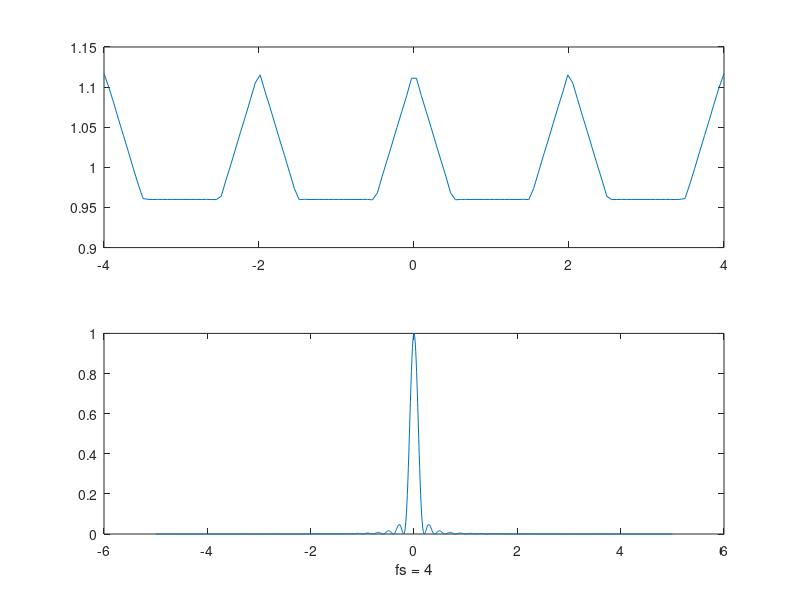
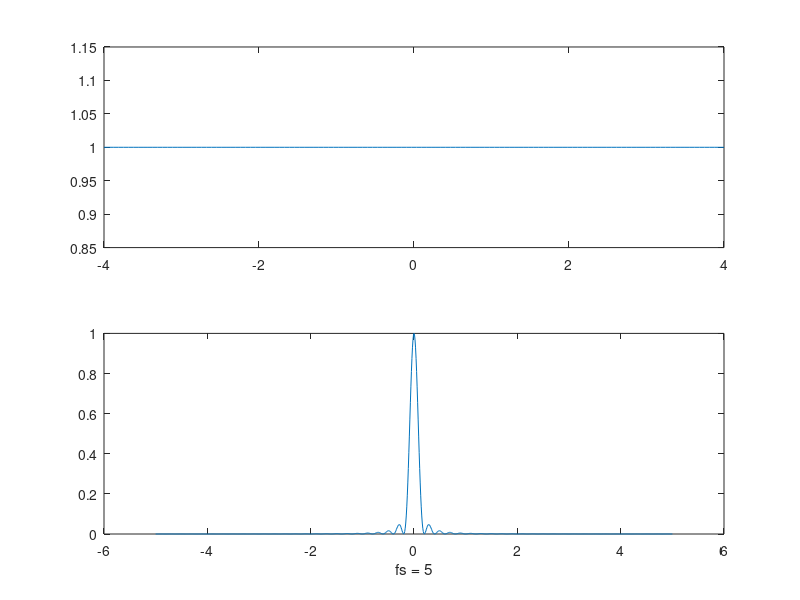
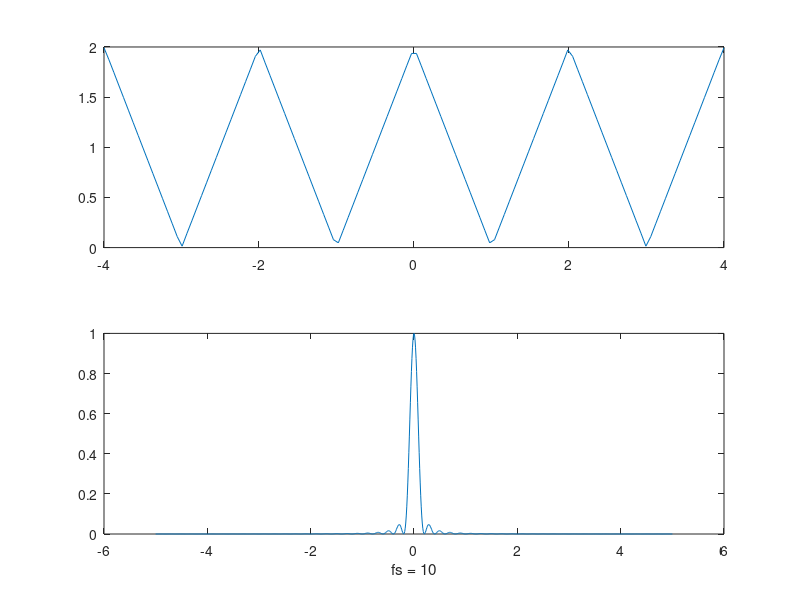
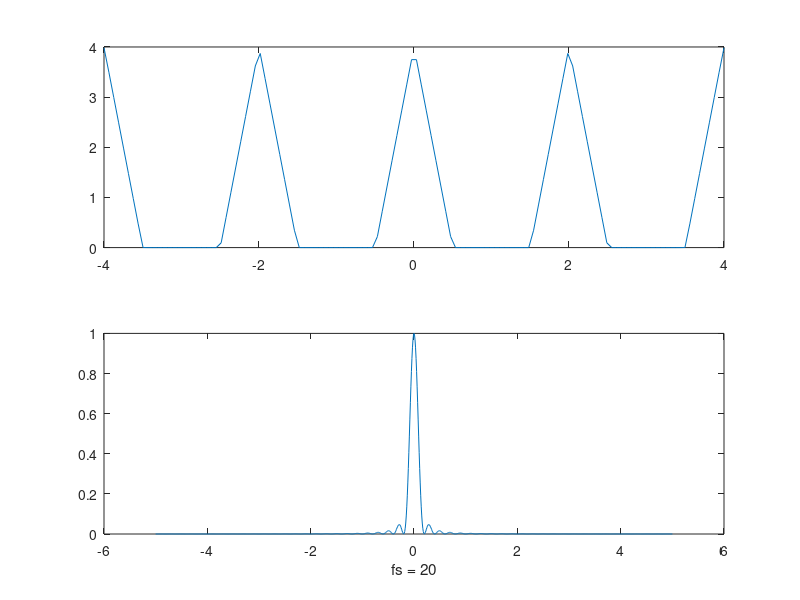

Write MATLAB code to recreate these figures, in order.
clc;clear all;close all;
t = -5:0.01:5;
y = sinc(5*t).^2;
N = 128;
W = linspace(-4*pi,4*pi,N);

for fs=[4,5,10,20]
    figure;hold on
    ts = -5:(1/fs):5;
    ys = sinc(5*ts).^2;
    Hs = freqz(ys,1,W);
    subplot(211);
    plot((W/pi) , abs(Hs));
    subplot(212);
    
    plot(ts,ys,'o')
    plot(t,y)
    xlabel(['fs = ' num2str(fs)]);
end





